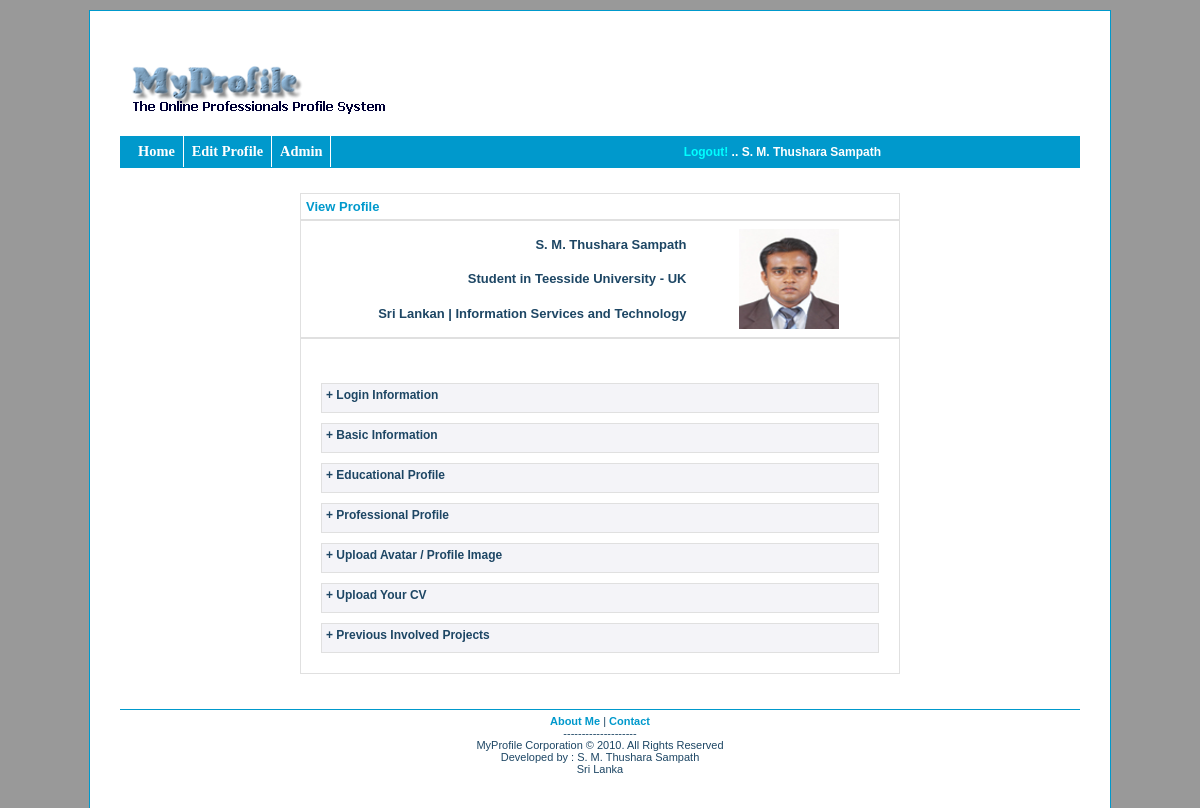
/members.php (signed in), run on the app's committed database.
### tables this page shows
CREATE TABLE IF NOT EXISTS `user_login` (
  `id` int(11) NOT NULL AUTO_INCREMENT,
  `firstname` varchar(50) NOT NULL,
  `lastname` varchar(50) NOT NULL,
  `username` varchar(25) NOT NULL,
  `hashed_password` varchar(40) NOT NULL,
  `email` varchar(50) NOT NULL,
  `reg_date` datetime NOT NULL,
  `s_question` varchar(5) NOT NULL,
  `s_answer` varchar(10) NOT NULL,
  `avatar_location` varchar(50) NOT NULL,
  `active` tinyint(1) NOT NULL DEFAULT '0',
  `admin` tinyint(1) NOT NULL DEFAULT '0',
  `keywords` varchar(120) NOT NULL,
  PRIMARY KEY (`id`)
);

CREATE TABLE IF NOT EXISTS `user_basic` (
  `id` int(11) NOT NULL AUTO_INCREMENT,
  `user_id` int(11) NOT NULL,
  `pro_headline` text NOT NULL,
  `country` varchar(30) NOT NULL,
  `industry` text NOT NULL,
  `tel_number` varchar(12) NOT NULL,
  `tel_type` varchar(10) NOT NULL,
  `IM_name` varchar(25) NOT NULL,
  `IM_type` varchar(20) NOT NULL,
  `address` text NOT NULL,
  `b_day` varchar(11) NOT NULL,
  `gender` varchar(6) NOT NULL,
  `marital` varchar(8) NOT NULL,
  `about` text NOT NULL,
  PRIMARY KEY (`id`)
);

### includes/session.php (called while the page is built, shortened)
<?php
	function logged_in() {
		return isset($_SESSION['id']);
	}
?>

### members.php (the view, shortened to what this page needs)
<?php require_once("includes/session.php"); ?>
<?php
	$user_id = $_SESSION['id'];
?>
<?php
	  $query = "SELECT *
				FROM user_login
				WHERE id = {$user_id}";
	  $result_set = mysql_query($query);
	  $row = mysql_fetch_array($result_set);
	  if (isset($row)) {
		$firstname  = $row['firstname'];
		$lastname =  $row['lastname'];
		$username = $row['username'];
		$avatar_location = $row['avatar_location'];
	  } else {
	  	$error_message =  "Connection Failed!";
	  }
?>
<?php
		$query = "SELECT *
				  FROM user_basic
				  WHERE user_id = {$user_id}";
		$result_set = mysql_query($query);
		$row = mysql_fetch_array($result_set);
		if (isset($row)) {
		  $pro_headline = $row['pro_headline'];
		  $country = $row['country'];
		  $industry = $row['industry'];
		} else {
		  $error_message =  "Connection Failed!";
		}
?>
<?php require("includes/header.php"); ?>
		<div class="mview" >
     		<a href="view_profile.php?user=<?php echo $username; ?>&amp;id=<?php echo $user_id; ?>" title="View Profile">View Profile</a>
        </div>
        <div class="mview" >
         <table width="585" border="0">
          <tr>
            <td width="385" align="right"><?php echo  $firstname . " " .  $lastname; ?></td>
            <td width="200" align="center" rowspan="3">
            <?php
				  global $avatar_location;
                  global $location;
                  if(isset($location)){
                      echo "<img src=\"{$location}\" width=\"100px\" height=\"100px\" >";
                  } else {
				  	 echo "<img src=\"{$avatar_location}\" width=\"100px\" height=\"100px\" >";
				  }
            ?>
            </td>
          </tr>
          <tr>
            <td align="right" ><?php echo  $pro_headline; ?></td>
          </tr>
          <tr>
            <td align="right" ><?php echo  $country . " | " . $industry; ?></td>
          </tr>
          </table>
        </div>
	   <div id="apDiv1" align="right">
        <?php
                if($user_id) {
                    echo "<a href=\"logout.php\">Logout! " . "</a>  .. " . $firstname . " " .  $lastname;
                }
            ?>
      </div>
		<div class="forms_group">
        <div class="mform_error_div" >
        </div>
        <div class="tform_head">+ Login Information</div>
   		<div class="tform_head">+ Basic Information</div>
       <div class="tform_head">+ Educational Profile</div>
        <div class="tform_head">+ Professional Profile</div>
        <div class="tform_head">+ Upload Avatar / Profile Image</div>
        <div class="tform_head">+ Upload Your CV</div>
        <div class="tform_head">+ Previous Involved Projects</div>
		</div>
<?php require("includes/footer.php"); ?>

### includes/header.php (shortened to what this page needs)
<!DOCTYPE html PUBLIC "-//W3C//DTD XHTML 1.0 Transitional//EN" "http://www.w3.org/TR/xhtml1/DTD/xhtml1-transitional.dtd">
<html xmlns="http://www.w3.org/1999/xhtml">
    <head>
        <link href="stylesheets/form_style.css" type="text/css" rel="stylesheet">
        <link href="stylesheets/template.css" rel="stylesheet" type="text/css" />
    </head>
    <body>
    <div id="container">
        <div id="banner">
        <img src="images/site_logo.png" />
        </div>
        <div class="mattblacktabs">
            <ul>
                <li><a href="index.php" title="Home">Home</a></li>
                <?php if(logged_in()) { echo "<li><a href=\"members.php?id={$_SESSION['id']}\" title=\"Edit Profile\">Edit Profile</a></li>";} ?>
                <?php if(logged_in() && ($_SESSION['admin'] == 1)  ) { echo "<li><a href=\"admin.php\" title=\"Sign in\">Admin</a></li>";} ?>
            </ul>
        </div>
    	<div id="content">

### includes/footer.php (shortened to what this page needs)
	</div>
	<div id="footer">
    	<p><a href="view_profile.php?user=administrator">About Me</a> | <a href="contact.php">Contact</a></p>
        <p>--------------------</p>
		<p>MyProfile Corporation &#169 2010. All Rights Reserved</p>
		<p>Developed by : S. M. Thushara Sampath</p>
        <p>Sri Lanka</p>
	</div>
	</div>
</body>
</html>

### stylesheets/form_style.css (style rules this page uses)
.tform_head { margin-top: 10px; height: 20px; background-color: #F4F4F8; cursor: pointer; padding:4px; font-size:12px; color:#1D4664; font-weight:bold; border: solid 1px #E0E0E0; border-width:thin; position:static; }
.mview { font-size:13px; color:#1D4664; font-weight:bold; height:auto; text-align: left; padding:5px; border: solid 1px #E0E0E0; }
.forms_group { clear: both; border: solid 1px #E0E0E0; background-color: #FFF; color: #1D4664; padding-bottom:20px; padding-top:10px; padding-left:20px; padding-right:20px; margin-bottom:20px; }
#apDiv1 { position:absolute; width:301px; height:15px; z-index:1; left: 575px; top: 140px; padding:5px; font-size:12px; color:#FFF; font-weight:bold; }
#apDiv1 a { color:#0FF; font-weight:bold; }

### stylesheets/template.css (style rules this page uses)
body { font-family: Tahoma, Helvetica, Arial, sans-serif; margin: 0; padding: 0; background-color:#999; color: #000000; }
body img { border: 0px; text-decoration: none; }
#container { margin: 10px auto 10px auto; padding: 30px; background-color: #ffffff; width: 80%; max-width: 1300px; border: 1px solid #09C ; }
#banner { text-align:left; }
.mattblacktabs { width: 100%; overflow: hidden; border-bottom: 1px solid #09C; background-color:#09C; }
.mattblacktabs ul { margin: 0; padding: 0; padding-left: 10px; ; font: bold .9em Verdana; list-style-type: none; }
.mattblacktabs li { display: inline; margin: 0; }
.mattblacktabs li a { float: left; display: block; text-decoration: none; margin: 0; padding: 7px 8px; border-right: 1px solid white; color:#FFFFFF; background:#09C; }
#content { background-color: #FFFFFF; color: inherit; margin-top:20px; margin-bottom:10px; margin-left: auto; margin-right: auto; width: 600px; height:auto; padding:5px; }
#footer { border-color: #09C; border-width: thin; clear: both; padding: 5px; background-color: rgb(255, 255, 255); text-align: left; border-top-style: solid; }
#footer p { font-size:11px; font-weight:lighter; color:#1D4664; text-align: center; margin-top: 0px; margin-bottom: 0px; }
a:link { font-weight: bold; color:#09C; background: transparent; text-decoration:none; }

### data on the page
user_login: firstname "S. M. Thushara", lastname "Sampath", avatar_location (picture)
user_basic: pro_headline "Student in Teesside University - UK", country "Sri Lankan", industry "Information Services and Technology"
